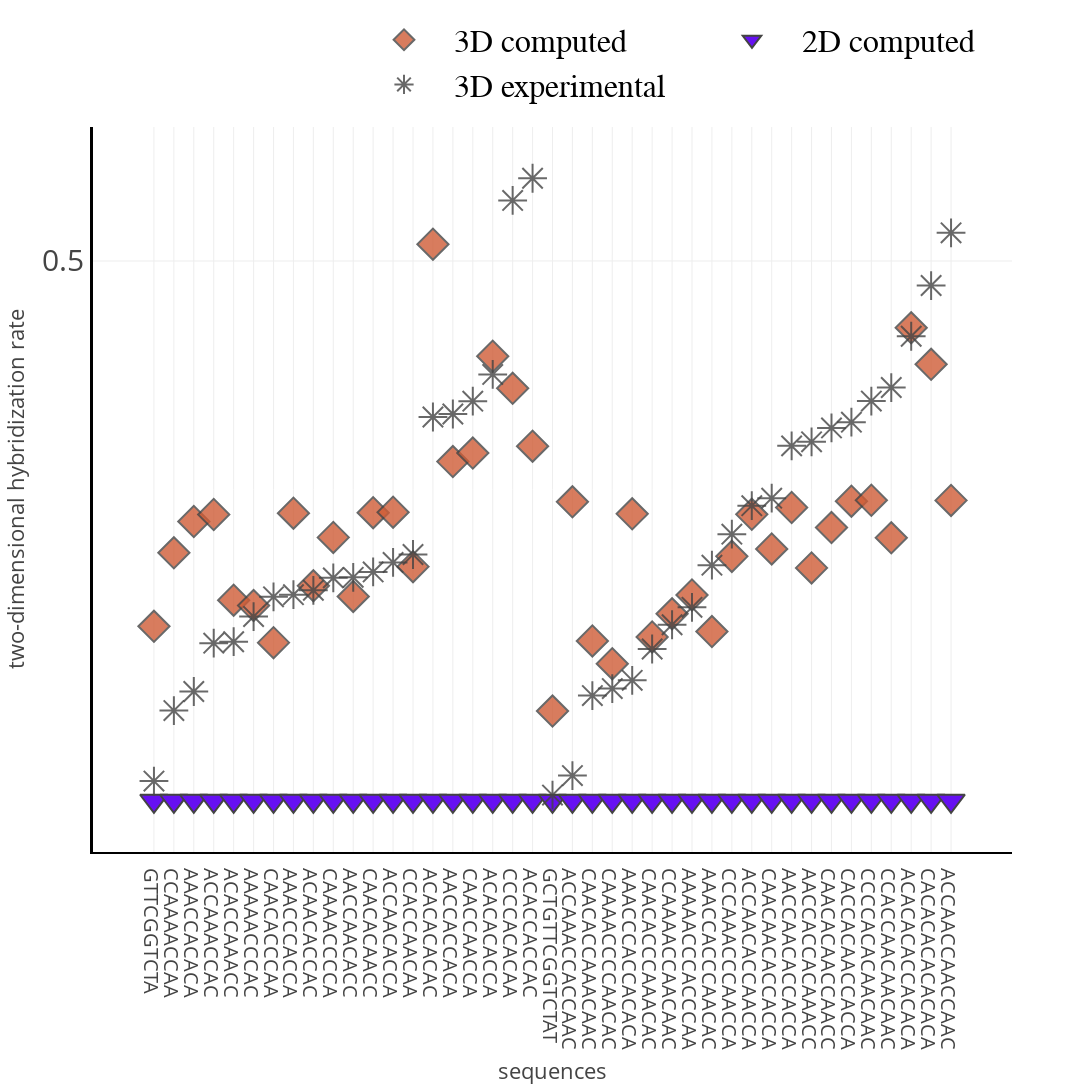

Source (notebook cell):
### Code cell
trace1 = go.Scatter(
    x = data['sequences'], # My list of values for 'x'
    y = data['computational']*1e-7,
    # marker = dict(color = 'white'),
    mode = 'markers',
    marker_symbol=6,
    name = '2D computed    ',
    marker=dict(color='#6610F2'))

trace2 = go.Scatter(
    x = data3['sequences'],
    y = data3['computational']*1e-7,
    mode = 'markers',
    marker_symbol = 'diamond',
    name = '3D computed    ',
    marker=dict(color='#CF5C36',opacity=0.80)
)
trace3 = go.Scatter(
    x = data3['sequences'],
    y = data3['experimental']*1e-7,
    mode = 'markers',
    marker_symbol = 35,
    name = '3D experimental    ',
    marker=dict(color='#9BC53D',opacity=0.80)
)
layout = go.Layout(
    template='presentation',
    xaxis_title='sequences',
    yaxis_title='two-dimensional hybridization rate',
    width = 1200,
    height = 1200,
    xaxis = dict(tickmode='linear',
                dtick=1,
                automargin=True,
                linecolor='black',
                linewidth=2),
    yaxis = dict(tickmode = 'linear',
                nticks=10,
                tick0=1,
                dtick=0.5,
                tickformat=".1f",
                linecolor='black',
                automargin=True,
                linewidth=3,
                minor=dict(dtick=3,tick0=0)),
    legend = dict(
            # itemsizing='constant',
            itemwidth = 90,
            font = dict(family='Courier',
            size=32,
            color='black')))

dati = [trace2, trace1, trace3]
fig = go.Figure(data = dati, layout = layout)

fig.update_yaxes(exponentformat="e")

fig.update_layout(legend=dict(
    orientation="h",
    yanchor="bottom",
    y=1.02,
    xanchor="right",
    x=1
))

fig.update_layout(
yaxis = dict(
tickfont = dict(size=30)),
xaxis = dict(
tickfont = dict(size=20)))

fig.update_traces(marker=dict(size=24,
                              line=dict(width=2
                              )))

fig.show()

### Figure 1 — Plotly figure (JSON) as saved in the notebook; plotly's stock layout.template omitted (floating-point values rounded to 4 significant figures)
{"data": [{"marker": {"color": "#CF5C36", "line": {"width": 2}, "opacity": 0.8, "size": 24, "symbol": "diamond"}, "mode": "markers", "name": "3D computed    ", "type": "scatter", "x": ["GTTCGGTCTA", "CCAAAACCAA", "AAACCACACA", "ACCAAACCAC", "ACACCAAACC", "AAAAACCCAC", "CAACACCCAA", "AAACCCACCA", "ACAACACCAC", "CAAAACCCCA", "AACCAACACC", "CAACACAACC", "ACCAACACCA", "CCACCAACAA", "ACACACACAC", "AACCACCACA", "CAACCAACCA", "ACACACACCA", "CCCCACACAA", "ACACCACCAC", "GCTGTTCGGTCTAT", "ACCAAACCACCAAC", "CAACACCAAACAAC", "CAAAACCCCAACAC", "AAACCCACCACACA", "CAACACCCAAACAC", "CCAAAACCAACAAC", "AAAAACCCACCCAA", "AAACCACCCAACAC", "CCCAAACCCAACCA", "ACCAACACCAACCA", "CAACAACACCACCA", "AACCAACACCACCA", "AACCACCACAAACC", "CAACACAACCAACC", "CACCACAACCACCA", "CCCCACACAACAAC", "CCACCAACAACAAC", "ACACACACCACACA", "CACACACACACACA", "ACCAACCAACCAAC"], "y": [0.2293, 0.2838, 0.307, 0.3121, 0.2486, 0.2446, 0.2172, 0.3131, 0.2593, 0.2952, 0.2514, 0.3134, 0.3138, 0.2735, 0.5124, 0.3513, 0.3577, 0.4294, 0.4057, 0.3627, 0.1665, 0.3215, 0.2184, 0.2016, 0.3126, 0.2214, 0.2386, 0.2525, 0.2254, 0.2811, 0.3122, 0.2866, 0.3173, 0.2725, 0.3024, 0.322, 0.3227, 0.2949, 0.4505, 0.4235, 0.3226]}, {"marker": {"color": "#6610F2", "line": {"width": 2}, "size": 24, "symbol": 6}, "mode": "markers", "name": "2D computed    ", "type": "scatter", "x": ["GTTCGGTCTA", "CCAAAACCAA", "AAACCACACA", "ACCAAACCAC", "ACACCAAACC", "AAAAACCCAC", "CAACACCCAA", "AAACCCACCA", "ACAACACCAC", "CAAAACCCCA", "AACCAACACC", "CAACACAACC", "ACCAACACCA", "CCACCAACAA", "ACACACACAC", "AACCACCACA", "CAACCAACCA", "ACACACACCA", "CCCCACACAA", "ACACCACCAC", "GCTGTTCGGTCTAT", "ACCAAACCACCAAC", "CAACACCAAACAAC", "CAAAACCCCAACAC", "AAACCCACCACACA", "CAACACCCAAACAC", "CCAAAACCAACAAC", "AAAAACCCACCCAA", "AAACCACCCAACAC", "CCCAAACCCAACCA", "ACCAACACCAACCA", "CAACAACACCACCA", "AACCAACACCACCA", "AACCACCACAAACC", "CAACACAACCAACC", "CACCACAACCACCA", "CCCCACACAACAAC", "CCACCAACAACAAC", "ACACACACCACACA", "CACACACACACACA", "ACCAACCAACCAAC"], "y": [0.1, 0.1, 0.1, 0.1, 0.1, 0.1, 0.1, 0.1, 0.1, 0.1, 0.1, 0.1, 0.1, 0.1, 0.1, 0.1, 0.1, 0.1, 0.1, 0.1, 0.1, 0.1, 0.1, 0.1, 0.1, 0.1, 0.1, 0.1, 0.1, 0.1, 0.1, 0.1, 0.1, 0.1, 0.1, 0.1, 0.1, 0.1, 0.1, 0.1, 0.1]}, {"marker": {"color": "#9BC53D", "line": {"width": 2}, "opacity": 0.8, "size": 24, "symbol": 35}, "mode": "markers", "name": "3D experimental    ", "type": "scatter", "x": ["GTTCGGTCTA", "CCAAAACCAA", "AAACCACACA", "ACCAAACCAC", "ACACCAAACC", "AAAAACCCAC", "CAACACCCAA", "AAACCCACCA", "ACAACACCAC", "CAAAACCCCA", "AACCAACACC", "CAACACAACC", "ACCAACACCA", "CCACCAACAA", "ACACACACAC", "AACCACCACA", "CAACCAACCA", "ACACACACCA", "CCCCACACAA", "ACACCACCAC", "GCTGTTCGGTCTAT", "ACCAAACCACCAAC", "CAACACCAAACAAC", "CAAAACCCCAACAC", "AAACCCACCACACA", "CAACACCCAAACAC", "CCAAAACCAACAAC", "AAAAACCCACCCAA", "AAACCACCCAACAC", "CCCAAACCCAACCA", "ACCAACACCAACCA", "CAACAACACCACCA", "AACCAACACCACCA", "AACCACCACAAACC", "CAACACAACCAACC", "CACCACAACCACCA", "CCCCACACAACAAC", "CCACCAACAACAAC", "ACACACACCACACA", "CACACACACACACA", "ACCAACCAACCAAC"], "y": [0.1146, 0.1668, 0.1809, 0.2168, 0.2179, 0.2365, 0.2512, 0.2527, 0.2559, 0.2652, 0.2656, 0.2696, 0.2766, 0.2825, 0.3844, 0.3866, 0.3961, 0.4159, 0.5449, 0.5613, 0.1042, 0.1187, 0.178, 0.1831, 0.1892, 0.2125, 0.2304, 0.2433, 0.2746, 0.2976, 0.3187, 0.3242, 0.363, 0.366, 0.3763, 0.3805, 0.3962, 0.4062, 0.4442, 0.4818, 0.5208]}], "layout": {"height": 1200, "legend": {"font": {"color": "black", "family": "Courier", "size": 32}, "itemwidth": 90, "orientation": "h", "x": 1, "xanchor": "right", "y": 1.02, "yanchor": "bottom"}, "width": 1200, "xaxis": {"automargin": true, "dtick": 1, "linecolor": "black", "linewidth": 2, "tickfont": {"size": 20}, "tickmode": "linear", "title": {"text": "sequences"}}, "yaxis": {"automargin": true, "dtick": 0.5, "exponentformat": "e", "linecolor": "black", "linewidth": 3, "minor": {"dtick": 3, "tick0": 0}, "nticks": 10, "tick0": 1, "tickfont": {"size": 30}, "tickformat": ".1f", "tickmode": "linear", "title": {"text": "two-dimensional hybridization rate"}}}}
